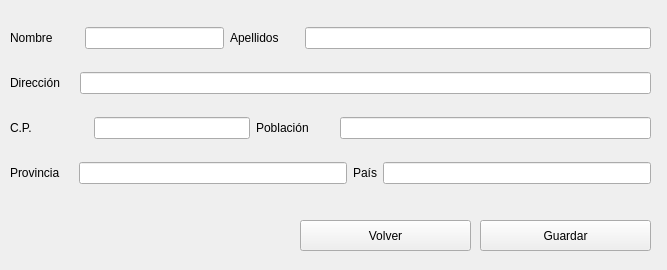
<?xml version="1.0" encoding="UTF-8"?>
<ui version="4.0">
 <class>DatosPersonales</class>
 <widget class="QDialog" name="DatosPersonales">
  <property name="geometry">
   <rect>
    <x>0</x>
    <y>0</y>
    <width>667</width>
    <height>270</height>
   </rect>
  </property>
  <property name="windowTitle">
   <string>Dialog</string>
  </property>
  <widget class="QPushButton" name="btnGuardar">
   <property name="geometry">
    <rect>
     <x>480</x>
     <y>220</y>
     <width>171</width>
     <height>31</height>
    </rect>
   </property>
   <property name="text">
    <string>Guardar</string>
   </property>
   <property name="icon">
    <iconset resource="imagenes/imagenes.qrc">
     <normaloff>:/save.jpeg</normaloff>:/save.jpeg</iconset>
   </property>
   <property name="autoDefault">
    <bool>false</bool>
   </property>
  </widget>
  <widget class="QPushButton" name="btnCancelar">
   <property name="geometry">
    <rect>
     <x>300</x>
     <y>220</y>
     <width>171</width>
     <height>31</height>
    </rect>
   </property>
   <property name="text">
    <string>Volver</string>
   </property>
   <property name="icon">
    <iconset resource="imagenes/imagenes.qrc">
     <normaloff>:/atras.png</normaloff>:/atras.png</iconset>
   </property>
   <property name="autoDefault">
    <bool>false</bool>
   </property>
  </widget>
  <widget class="QWidget" name="">
   <property name="geometry">
    <rect>
     <x>10</x>
     <y>10</y>
     <width>641</width>
     <height>191</height>
    </rect>
   </property>
   <layout class="QVBoxLayout" name="verticalLayout">
    <item>
     <layout class="QHBoxLayout" name="horizontalLayout" stretch="1,2,1,5">
      <item>
       <widget class="QLabel" name="label">
        <property name="text">
         <string>Nombre      </string>
        </property>
       </widget>
      </item>
      <item>
       <widget class="QLineEdit" name="txtNombre"/>
      </item>
      <item>
       <widget class="QLabel" name="label_2">
        <property name="text">
         <string>Apellidos</string>
        </property>
       </widget>
      </item>
      <item>
       <widget class="QLineEdit" name="txtApellidos"/>
      </item>
     </layout>
    </item>
    <item>
     <layout class="QHBoxLayout" name="horizontalLayout_2">
      <item>
       <widget class="QLabel" name="label_3">
        <property name="text">
         <string>Dirección    </string>
        </property>
       </widget>
      </item>
      <item>
       <widget class="QLineEdit" name="txtDireccion"/>
      </item>
     </layout>
    </item>
    <item>
     <layout class="QHBoxLayout" name="horizontalLayout_3" stretch="1,2,1,4">
      <item>
       <widget class="QLabel" name="label_4">
        <property name="text">
         <string>C.P.</string>
        </property>
       </widget>
      </item>
      <item>
       <widget class="QLineEdit" name="txtCodigoPostal">
        <property name="text">
         <string/>
        </property>
       </widget>
      </item>
      <item>
       <widget class="QLabel" name="label_5">
        <property name="text">
         <string>Población</string>
        </property>
       </widget>
      </item>
      <item>
       <widget class="QLineEdit" name="txtPoblacion"/>
      </item>
     </layout>
    </item>
    <item>
     <layout class="QHBoxLayout" name="horizontalLayout_4">
      <item>
       <widget class="QLabel" name="label_6">
        <property name="text">
         <string>Provincia    </string>
        </property>
       </widget>
      </item>
      <item>
       <widget class="QLineEdit" name="txtProvincia"/>
      </item>
      <item>
       <widget class="QLabel" name="label_7">
        <property name="text">
         <string>País</string>
        </property>
       </widget>
      </item>
      <item>
       <widget class="QLineEdit" name="txtPais"/>
      </item>
     </layout>
    </item>
   </layout>
  </widget>
 </widget>
 <resources>
  <include location="imagenes/imagenes.qrc"/>
 </resources>
 <connections/>
</ui>
